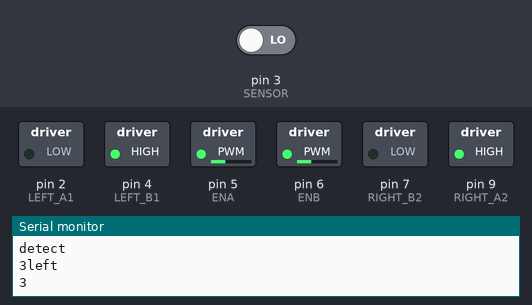
Recording of a sketch running on a simulated Arduino Uno, built with avr-gcc and run on an emulated ATmega328P. On the bench: switched loads named in the sketch (green lamp = pin HIGH), the last lines printed to the serial monitor. The test bench sets the inputs (shaded band); at power-on: pin 3 (SENSOR) LOW. Random numbers use the default seed unless the sketch sets one.

Above: at 7.8 s.
7.9 s: pin 3 (SENSOR) driven HIGH
At 10.8 s:
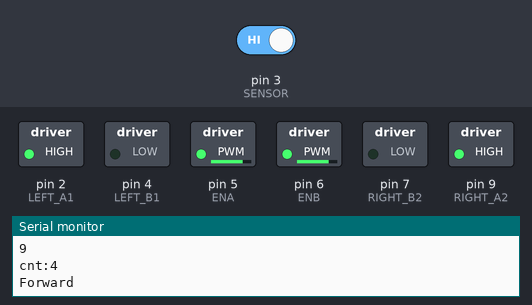
12.4 s: pin 3 (SENSOR) driven LOW
At 12.8 s:
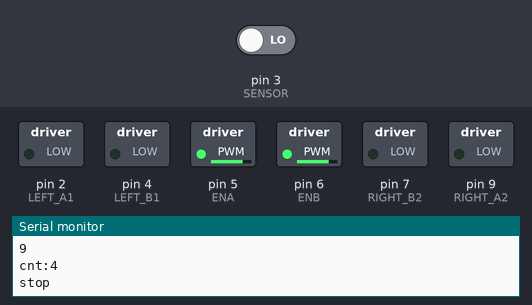
16.9 s: pin 3 (SENSOR) driven HIGH
At 24.6 s:
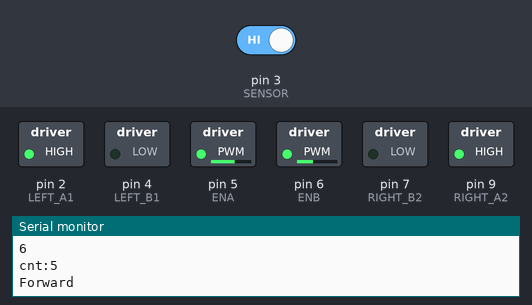
25.5 s: pin 3 (SENSOR) driven LOW
At 27.4 s:
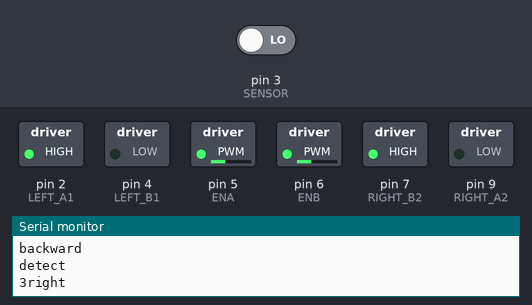
Timing chart, 0 to 34.5 s (numbered marks = the images above; inputs shaded):
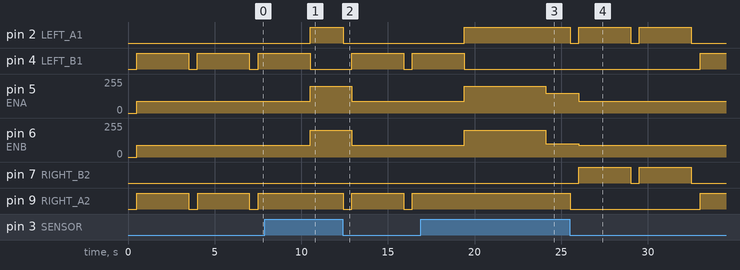

Measured:
- after the input at 7.9 s, pin 5 (ENA), pin 6 (ENB): 90/255 → 200/255 after 2.6 s
- after the input at 12.4 s, pin 2 (LEFT_A1): HIGH → LOW at once; pin 4 (LEFT_B1): LOW → HIGH after 0.52 s, → LOW 3.0 s later, → HIGH 0.50 s later; pin 5 (ENA), pin 6 (ENB): 200/255 → 90/255 after 0.52 s; pin 9 (RIGHT_A2): alternates HIGH for 3.0 s and LOW for 0.50 s, starting at once
- after the input at 16.9 s, pin 5 (ENA): 90/255 → 200/255 after 2.5 s, → 150/255 4.7 s later; pin 6 (ENB): 90/255 → 200/255 after 2.5 s, → 100/255 4.7 s later
- after the input at 25.5 s, pin 2 (LEFT_A1): alternates HIGH for 3.0 s and LOW for 0.50 s, starting at once; pin 4 (LEFT_B1): LOW → HIGH after 7.5 s; pin 7 (RIGHT_B2): alternates HIGH for 3.0 s and LOW for 0.50 s, starting after 0.51 s; pin 9 (RIGHT_A2): HIGH → LOW at once, → HIGH 7.5 s later
- by itself, pin 4 (LEFT_B1), pin 9 (RIGHT_A2): alternates HIGH for 3.0 s and LOW for 0.50 s

The sketch:

object_detec_realtime.ino
```cpp
#define LEFT_A1 2 //왼쪽 바퀴
#define LEFT_B1 4 //왼쪽 바퀴
#define ENA 5
#define RIGHT_A2 9 //오른쪽 바퀴
#define RIGHT_B2 7 //오른쪽 바퀴
#define ENB 6
#define SPEED 90
//초음파 센서 PIN 설정

#define SENSOR 3 //디지털 핀 설정
 long previousMillis = 0;
 volatile int tim;
 volatile bool intr;

void forward(int l,int r){

//       Serial.print(l);

//       Serial.print(r);
  digitalWrite(LEFT_A1, HIGH);
  digitalWrite(LEFT_B1, LOW);
  digitalWrite(RIGHT_A2, HIGH);
  digitalWrite(RIGHT_B2, LOW);

   analogWrite(ENA, l*25);
   analogWrite(ENB, r*25);
       Serial.print(tim);
}
void backward(){
  digitalWrite(LEFT_A1, LOW);
  digitalWrite(LEFT_B1, HIGH);
  digitalWrite(RIGHT_A2, LOW);
  digitalWrite(RIGHT_B2, HIGH);
     analogWrite(ENA, SPEED);
   analogWrite(ENB, SPEED);
       Serial.print(tim);

}
void left(){
  digitalWrite(LEFT_A1, LOW);
  digitalWrite(LEFT_B1, HIGH);
  digitalWrite(RIGHT_A2, HIGH);
  digitalWrite(RIGHT_B2, LOW);
     analogWrite(ENA, SPEED);
   analogWrite(ENB, SPEED);
   Serial.print(tim);

}
void right(){
  digitalWrite(LEFT_A1, HIGH);
  digitalWrite(LEFT_B1, LOW);
  digitalWrite(RIGHT_A2, LOW);
  digitalWrite(RIGHT_B2, HIGH);
     analogWrite(ENA, SPEED);
   analogWrite(ENB, SPEED);


}
void stop(){
  digitalWrite(LEFT_A1, LOW);
  digitalWrite(LEFT_B1, LOW);
  digitalWrite(RIGHT_A2, LOW);
  digitalWrite(RIGHT_B2, LOW);

  delay(500);
}
void setup() {
  Serial.begin(9600);   //시리얼모니터

  //모터 핀모드 설정
  pinMode(LEFT_A1, OUTPUT);
  pinMode(RIGHT_A2, OUTPUT);
  pinMode(LEFT_B1, OUTPUT);
  pinMode(RIGHT_B2, OUTPUT);

  pinMode(ENA, OUTPUT);
  pinMode(ENB, OUTPUT);
  pinMode(SENSOR,INPUT);
//  attachInterrupt(1, motor, RISING);
  delayMicroseconds(10000);
}

 void motor(){
    intr=true;

  delayMicroseconds(10000);
  }
  int cnt=0;
    int ls=8,rs=8,cr=4;
void loop() {


  float duration, distance;
    if(digitalRead(SENSOR))//값이 HIGH이면
  {
 tim=random(3,10);

     int rm=random(4);
    // delay(100);
 if(cnt>100*cr){
  ls=random(3,7);
  rs=random(3,7);
  cr=random(5,10);
  cnt=0;
  }
    Serial.print("\nForward\n");
      forward(ls,rs);
    Serial.print("\ncnt:");
      Serial.print(cr);
 cnt++;

  }
  else //LOW라면
  { Serial.println("\nstop");
     stop();  //정지(1초)
     Serial.println("\nbackward\ndetect");
     tim=3;
     backward();  //후진(0.5초)  delay(500*tim);

     int rnd = random(0,2);   //장애물 감지시 좌/우회전 랜덤처리
     if(rnd == 0){
        Serial.println("right");
        right();
        delay(1000*tim);
       }else{
        Serial.println("left");
        left();
        delay(1000*tim);

  }

  Serial.println("\ndetect finish");

   }

}
```
